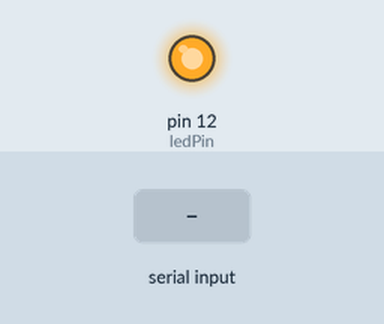
The sketch below on a simulated Arduino Uno, built with avr-gcc and run on an emulated ATmega328P. Parts: output pins drawn as LEDs (lit = HIGH). Inputs (shaded band) come from the test bench. What the sketch prints to the serial monitor is not drawn.

Above: at 1.2 s.
1.3 s: byte 30 received over Serial
Timing chart, 0 to 4.3 s (numbered marks = the images above; inputs shaded):
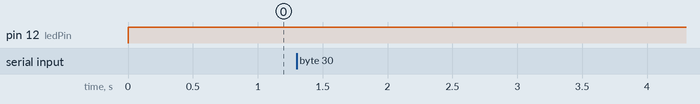

The sketch:

serialmultibytetest.ino
```cpp
#include <PID_v1.h>


const int ledPin = 12;

int val;
void setup(){

  pinMode(ledPin, OUTPUT);
  Serial.begin(9600);

}

void loop(){

  if (Serial.available()) {
    //light(Serial.read() - '0');
    val = Serial.read();
    Serial.print(val);
}

    if (val = 400400){
      digitalWrite(ledPin, HIGH);
    }
    else{
      digitalWrite(ledPin, LOW);
    }


}
```

Measured:
- after the input at 1.3 s, every drawn part: stays the same
